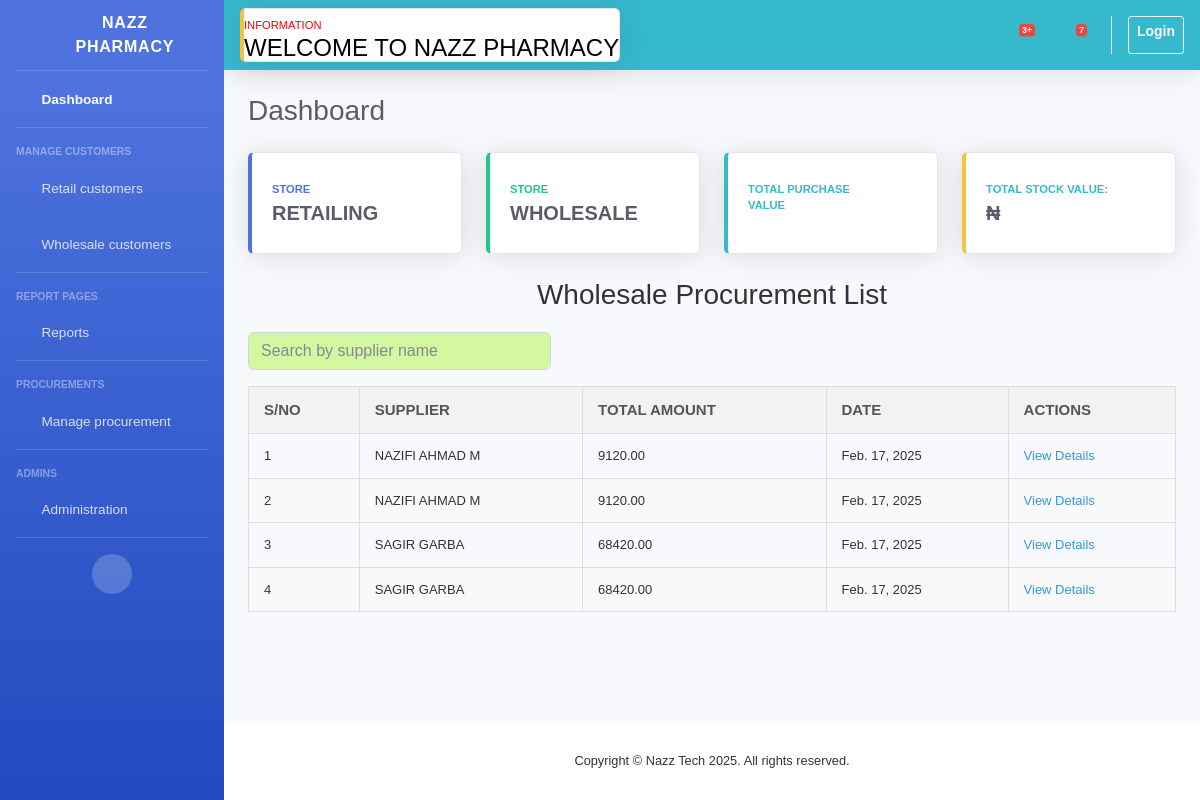
Page /wholesale_procurement_list/ on the committed database.
### supplier/models.py (models this page shows, shortened)
class WholesaleProcurement(models.Model):
    supplier = models.ForeignKey(Supplier, on_delete=models.CASCADE)
    created_by = models.ForeignKey(User, on_delete=models.CASCADE)
    date = models.DateField(default=timezone.now)
    total = models.DecimalField(max_digits=10, decimal_places=2, null=True, blank=True)

class Supplier(models.Model):
    name = models.CharField(max_length=255)
    phone = models.CharField(max_length=15, blank=True, null=True)
    contact_info = models.TextField(blank=True, null=True)

### wholesale/views.py (the view)
# urls.py: path('wholesale_procurement_list/', views.wholesale_procurement_list, name='wholesale_procurement_list'),
def wholesale_procurement_list(request):
    procurements = (
        WholesaleProcurement.objects.annotate(calculated_total=Sum('items__subtotal'))
        .order_by('-date')
    )
    return render(request, 'partials/wholesale_procurement_list.html', {
        'procurements': procurements,
    })

### templates/partials/wholesale_procurement_list.html (shortened to what this page needs)
{% extends "partials/base.html" %}
{% block content %}
<div class="col-15">
    <h2>Wholesale Procurement List</h2>
    <form method="get" action="" class="mb-3">
        <div class="form-row">
            <div class="col-md-4">
                <input type="text" name="name" class="form-control" style="background-color: rgb(212, 248, 159);"
                    hx-get="{% url 'wholesale:search_wholesale_procurement' %}" hx-target="#display"
                    hx-trigger="keyup changed delay:300ms" placeholder="Search by supplier name"
                    value="{{ request.GET.name }}">
            </div>
        </div>
    </form>
    <table>
        <thead>
            <tr>
                <th>S/NO</th>
                <th>Supplier</th>
                <th>Total Amount</th>
                <th>Date</th>
                <th>Actions</th>
            </tr>
        </thead>
        <tbody id="display">
            {% for procurement in procurements %}
            <tr>
                <td>{{ forloop.counter }}</td>
                <td>
                    {% if procurement.supplier %}
                    {{ procurement.supplier.name|upper }}
                    {% else %}
                    OTHERS
                    {% endif %}
                </td>
                <td>{{ procurement.calculated_total|floatformat:2 }}</td>
                <td>{{ procurement.date }}</td>
                <td>
                    <a href="{% url 'wholesale:wholesale_procurement_detail' procurement.id %}">View
                        Details</a>
                </td>
            </tr>
            {% empty %}
            <tr>
                <td colspan="5" style="text-align: center;">No Procurement recorded</td>
            </tr>
            {% endfor %}
        </tbody>
    </table>
</div>
{% endblock %}

### templates/partials/wholesale_procurement_list.html (style rules this page uses)
body { font-family: Arial, sans-serif; background-color: #f9f9f9; color: #333; }
h2 { color: #333; text-align: center; font-size: 28px; margin-bottom: 20px; }
table { width: 100%; border-collapse: collapse; margin-bottom: 20px; }
table th, table td { padding: 12px 15px; border: 1px solid #ddd; text-align: left; font-size: 13px; }
table thead th { background-color: #f2f2f2; color: #555; font-weight: bold; text-transform: uppercase; font-size: 15px; }
table tbody tr:nth-child(even) { background-color: #f9f9f9; }

### rows in the picture
WholesaleProcurement: supplier.name "NAZIFI AHMAD M", calculated_total "9120.00", date "Feb. 17, 2025"
WholesaleProcurement: supplier.name "NAZIFI AHMAD M", calculated_total "9120.00", date "Feb. 17, 2025"
WholesaleProcurement: supplier.name "SAGIR GARBA", calculated_total "68420.00", date "Feb. 17, 2025"
WholesaleProcurement: supplier.name "SAGIR GARBA", calculated_total "68420.00", date "Feb. 17, 2025"
